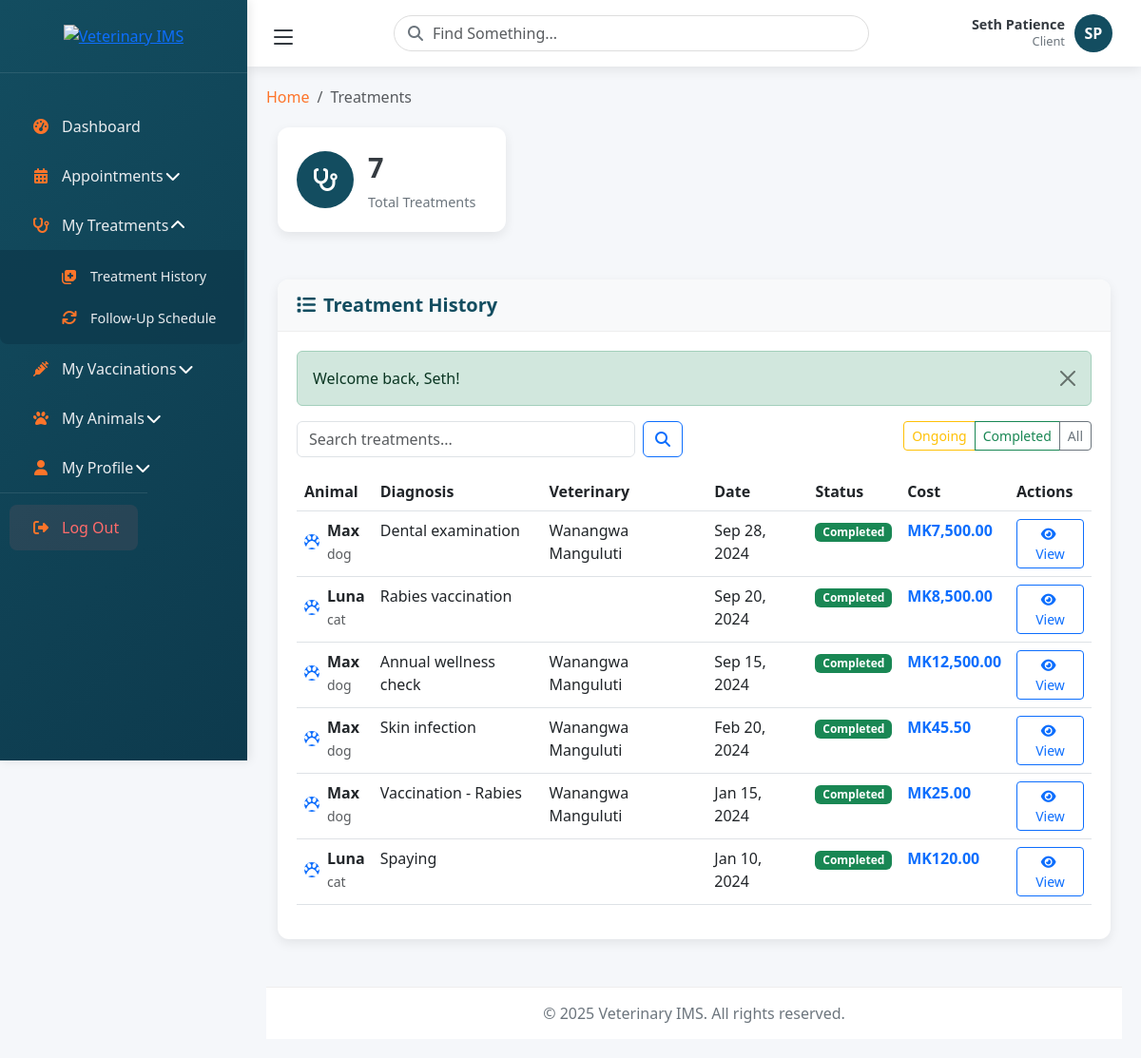
Screenshot of /treatments?status=completed (signed in) with the database file from the repository.
### tables this page shows
CREATE TABLE `treatments` (
  `treatment_id` int(11) NOT NULL,
  `animal_id` int(11) NOT NULL,
  `veterinary_id` int(11) NOT NULL,
  `diagnosis` text NOT NULL,
  `treatment_details` text NOT NULL,
  `medication_prescribed` text DEFAULT NULL,
  `treatment_date` date NOT NULL,
  `follow_up_date` date DEFAULT NULL,
  `status` enum('ongoing','completed','follow_up') DEFAULT 'ongoing',
  `notes` text DEFAULT NULL,
  `cost` decimal(10,2) DEFAULT 0.00,
  `created_at` timestamp NOT NULL DEFAULT current_timestamp(),
  `updated_at` timestamp NOT NULL DEFAULT current_timestamp() ON UPDATE current_timestamp()
);

### app/views/client/treatments/index.php (the view, shortened to what the rows shown need)
<div class="container-fluid">
    <div class="row">
        <div class="col-12">
            <div class="dashboard-card">
                <div class="card-body">
                    <?php if (empty($treatments)): ?>
                        <div class="text-center py-4">
                            <i class="fas fa-stethoscope fa-3x text-muted mb-3"></i>
                            <h5>No treatments found</h5>
                            <p class="text-muted">Your animals don't have any treatments yet.</p>
                            <a href="<?php echo url('/client/animals'); ?>" class="btn btn-primary">
                                <i class="fas fa-paw me-2"></i>View My Animals
                            </a>
                        </div>
                    <?php else: ?>
                        <div class="table-responsive">
                            <table class="table table-hover">
                                <thead>
                                    <tr>
                                        <th>Animal</th>
                                        <th>Diagnosis</th>
                                        <th>Veterinary</th>
                                        <th>Date</th>
                                        <th>Status</th>
                                        <th>Cost</th>
                                        <th>Actions</th>
                                    </tr>
                                </thead>
                                <tbody>
                                    <?php foreach ($treatments as $treatment): ?>
                                    <tr>
                                        <td>
                                            <div class="d-flex align-items-center">
                                                <div class="avatar-sm bg-primary rounded-circle me-2 d-flex align-items-center justify-content-center">
                                                    <i class="fas fa-paw text-white"></i>
                                                </div>
                                                <div>
                                                    <strong><?php echo $treatment['animal_name']; ?></strong>
                                                    <br><small class="text-muted"><?php echo $treatment['species']; ?></small>
                                                </div>
                                            </div>
                                        </td>
                                        <td>
                                            <span title="<?php echo $treatment['diagnosis']; ?>">
                                                <?php echo strLimit($treatment['diagnosis'], 50); ?>
                                            </span>
                                        </td>
                                        <td><?php echo $treatment['vet_full_name']; ?></td>
                                        <td><?php echo formatDate($treatment['treatment_date']); ?></td>
                                        <td>
                                            <span class="badge bg-<?php
                                                echo $treatment['treatment_status'] == 'completed' ? 'success' :
                                                     ($treatment['treatment_status'] == 'ongoing' ? 'warning' : 'info');
                                            ?>">
                                                <?php echo ucfirst($treatment['treatment_status']); ?>
                                            </span>
                                        </td>
                                        <td>
                                            <strong class="text-primary">MK<?php echo number_format($treatment['cost'], 2); ?></strong>
                                        </td>
                                        <td>
                                            <a href="<?php echo url('/treatments/' . $treatment['treatment_id']); ?>"
                                               class="btn btn-sm btn-outline-primary">
                                                <i class="fas fa-eye me-1"></i> View
                                            </a>
                                        </td>
                                    </tr>
                                    <?php endforeach; ?>
                                </tbody>
                            </table>
                        </div>
                    <?php endif; ?>
                </div>
            </div>
        </div>
    </div>
</div>

### rows the page displays
treatments: animal_name "Max", species "dog", diagnosis "Dental examination", vet_full_name "Wanangwa Manguluti", treatment_date "Sep 28, 2024", treatment_status "Completed", cost "7,500.00"
treatments: animal_name "Luna", species "cat", diagnosis "Rabies vaccination", treatment_date "Sep 20, 2024", treatment_status "Completed", cost "8,500.00"
treatments: animal_name "Max", species "dog", diagnosis "Annual wellness check", vet_full_name "Wanangwa Manguluti", treatment_date "Sep 15, 2024", treatment_status "Completed", cost "12,500.00"
treatments: animal_name "Max", species "dog", diagnosis "Skin infection", vet_full_name "Wanangwa Manguluti", treatment_date "Feb 20, 2024", treatment_status "Completed", cost "45.50"
treatments: animal_name "Max", species "dog", diagnosis "Vaccination - Rabies", vet_full_name "Wanangwa Manguluti", treatment_date "Jan 15, 2024", treatment_status "Completed", cost "25.00"
treatments: animal_name "Luna", species "cat", diagnosis "Spaying", treatment_date "Jan 10, 2024", treatment_status "Completed", cost "120.00"

### other values shown
$_SESSION['first_name'] . ' ' . $_SESSION['last_name'] "Seth Patience"
$_SESSION['role'] "Client"
$initials "SP"
$title "Treatments"
$stats['total_treatments'] "7"
$flash['message'] "Welcome back, Seth!"
